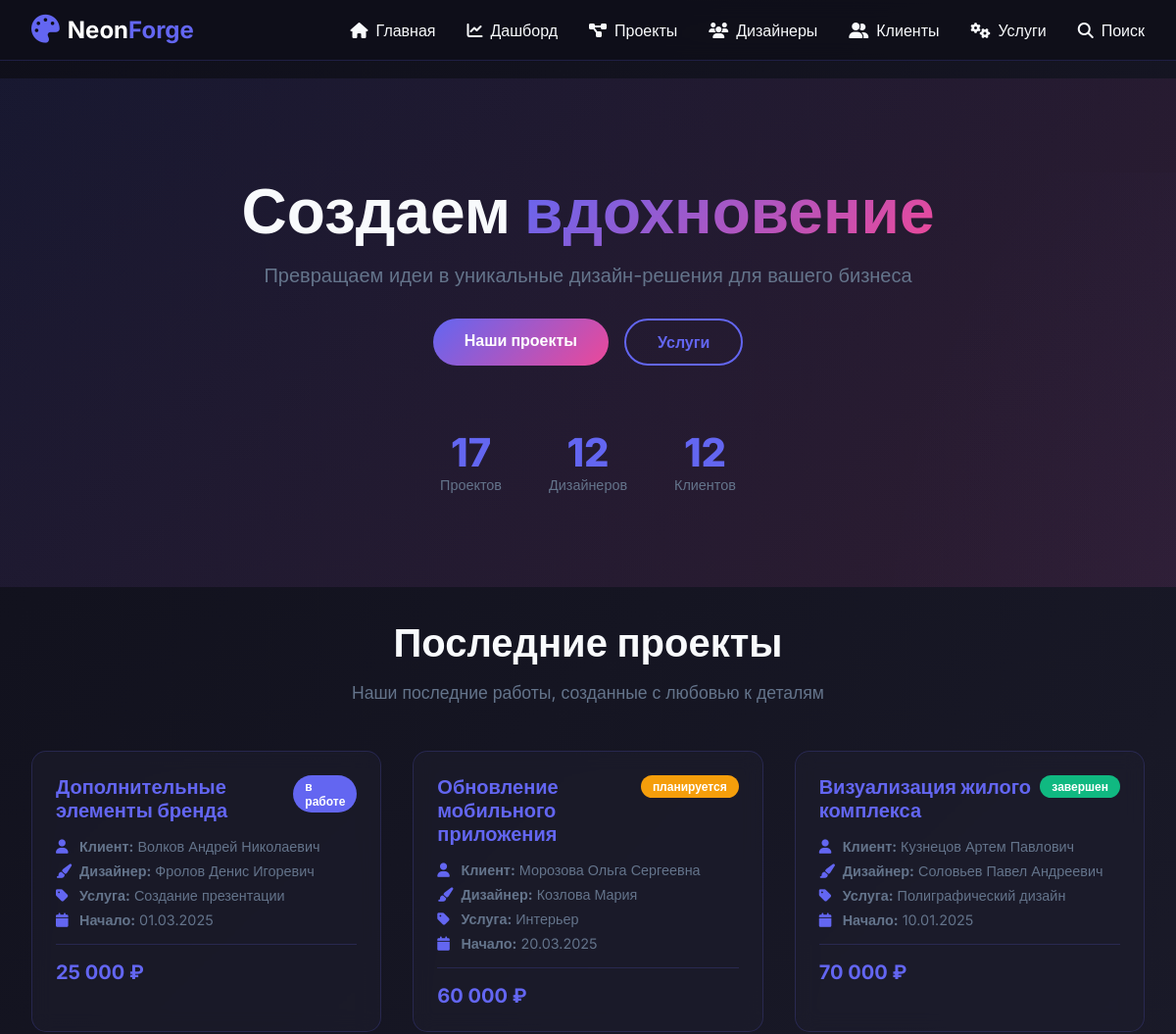
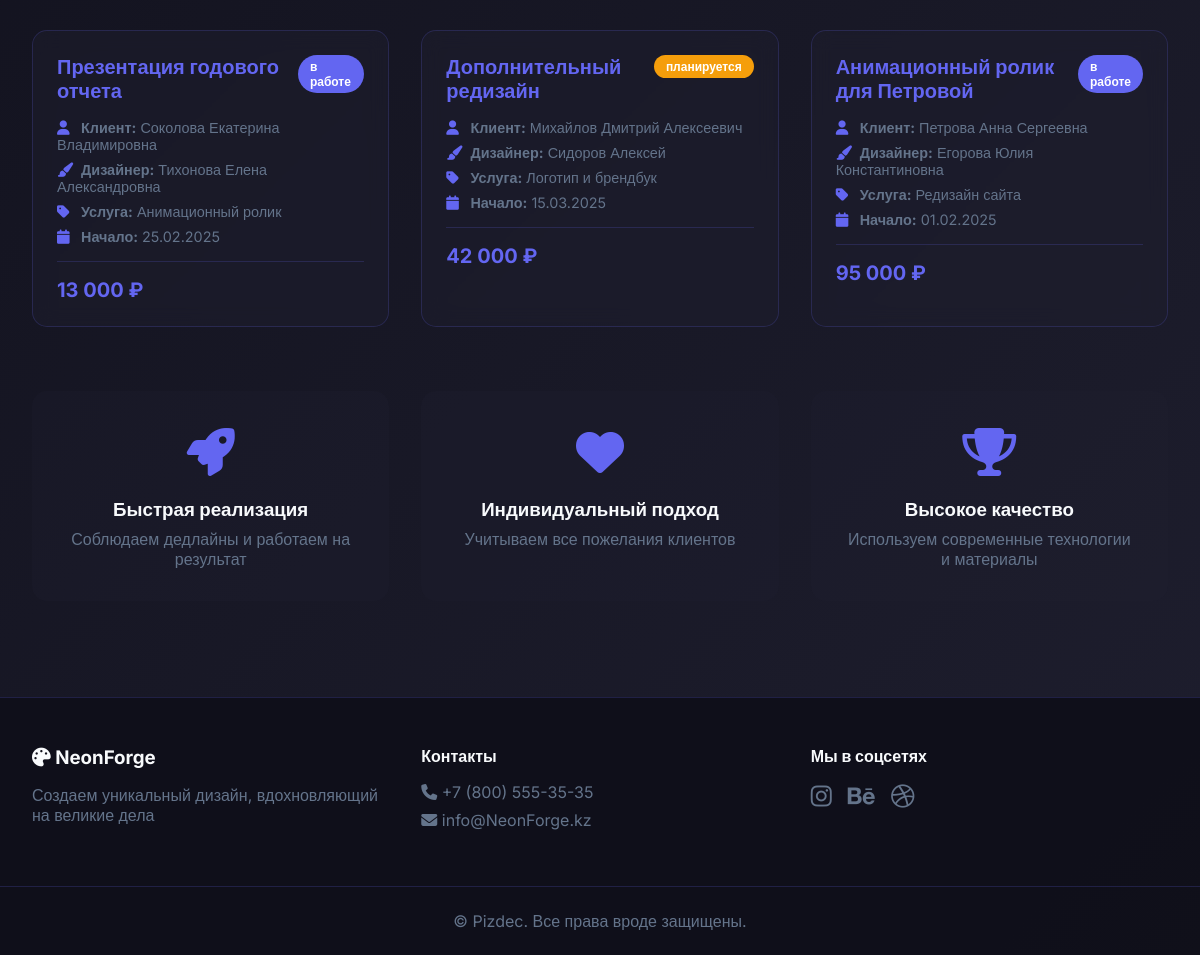
The page / on the database its author committed (2 pictures, top to bottom).
### index.php (the view, shortened to what this page needs)
<?php
require_once 'config/database.php';
require_once 'includes/functions.php';
include 'includes/header.php';
?>
<div class="hero">
    <div class="hero-content">
        <h1 class="hero-title animate-title">Создаем <span class="gradient-text">вдохновение</span></h1>
        <p class="hero-subtitle animate-fade">Превращаем идеи в уникальные дизайн-решения для вашего бизнеса</p>
        <div class="hero-buttons animate-up">
            <a href="pages/projects.php" class="btn btn-primary">Наши проекты</a>
            <a href="pages/services.php" class="btn btn-outline">Услуги</a>
        </div>
    </div>
    <div class="hero-stats">
        <div class="stat-card animate-up-delay">
            <div class="stat-number">17</div>
            <div class="stat-label">Проектов</div>
        </div>
        <div class="stat-card animate-up-delay-2">
            <div class="stat-number">12</div>
            <div class="stat-label">Дизайнеров</div>
        </div>
        <div class="stat-card animate-up-delay-3">
            <div class="stat-number">12</div>
            <div class="stat-label">Клиентов</div>
        </div>
    </div>
</div>
<div class="container">
    <div class="section-header">
        <h2 class="section-title">Последние проекты</h2>
        <p class="section-subtitle">Наши последние работы, созданные с любовью к деталям</p>
    </div>
    <div class="projects-grid">
        <?php
        $stmt = $pdo->query("
            SELECT п.*, к.ФИО as клиент, д.ФИО as дизайнер, у.Название as услуга
            FROM проекты п
            JOIN клиенты к ON п.ID_Клиента = к.ID_Клиента
            JOIN дизайнеры д ON п.ID_Дизайнера = д.ID_Дизайнера
            JOIN услуги у ON п.ID_Услуги = у.ID_Услуги
            ORDER BY п.ID_Проекта DESC LIMIT 6
        ");
        while ($project = $stmt->fetch(PDO::FETCH_ASSOC)) {
            ?>
            <div class="project-card">
                <div class="project-card-header">
                    <h3><?php echo htmlspecialchars($project['Название']); ?></h3>
                    <?php echo getStatusBadge($project['Статус']); ?>
                </div>
                <div class="project-card-body">
                    <p><i class="fas fa-user"></i> <strong>Клиент:</strong> <?php echo htmlspecialchars($project['клиент']); ?></p>
                    <p><i class="fas fa-paint-brush"></i> <strong>Дизайнер:</strong> <?php echo htmlspecialchars($project['дизайнер']); ?></p>
                    <p><i class="fas fa-tag"></i> <strong>Услуга:</strong> <?php echo htmlspecialchars($project['услуга']); ?></p>
                    <p><i class="fas fa-calendar"></i> <strong>Начало:</strong> <?php echo date('d.m.Y', strtotime($project['Дата_начала'])); ?></p>
                </div>
                <div class="project-card-footer">
                    <span class="price"><?php echo formatPrice($project['Стоимость']); ?></span>
                </div>
            </div>
            <?php
        }
        ?>
    </div>
    <div class="features">
        <div class="feature">
            <div class="feature-icon">
                <i class="fas fa-rocket"></i>
            </div>
            <h3>Быстрая реализация</h3>
            <p>Соблюдаем дедлайны и работаем на результат</p>
        </div>
        <div class="feature">
            <div class="feature-icon">
                <i class="fas fa-heart"></i>
            </div>
            <h3>Индивидуальный подход</h3>
            <p>Учитываем все пожелания клиентов</p>
        </div>
        <div class="feature">
            <div class="feature-icon">
                <i class="fas fa-trophy"></i>
            </div>
            <h3>Высокое качество</h3>
            <p>Используем современные технологии и материалы</p>
        </div>
    </div>
</div>
<?php include 'includes/footer.php'; ?>

### includes/header.php (shortened to what this page needs)
<!DOCTYPE html>
<html lang="ru">
<head>
    <link rel="stylesheet" href="https://cdnjs.cloudflare.com/ajax/libs/font-awesome/6.4.0/css/all.min.css">
    <link rel="stylesheet" href="/desing_studio/assets/css/style.css">
</head>
<body>
    <nav class="navbar">
        <div class="nav-container">
            <a href="/desing_studio/index.php" class="logo">
                <i class="fas fa-palette"></i>
                <span>Neon<span class="logo-accent">Forge</span></span>
            </a>
            <ul class="nav-menu" id="navMenu">
                <li><a href="/desing_studio/index.php" class="nav-link"><i class="fas fa-home"></i> Главная</a></li>
                <li><a href="/desing_studio/pages/dashboard.php" class="nav-link"><i class="fas fa-chart-line"></i> Дашборд</a></li>
                <li><a href="/desing_studio/pages/projects.php" class="nav-link"><i class="fas fa-project-diagram"></i> Проекты</a></li>
                <li><a href="/desing_studio/pages/designers.php" class="nav-link"><i class="fas fa-users"></i> Дизайнеры</a></li>
                <li><a href="/desing_studio/pages/clients.php" class="nav-link"><i class="fas fa-user-friends"></i> Клиенты</a></li>
                <li><a href="/desing_studio/pages/services.php" class="nav-link"><i class="fas fa-cogs"></i> Услуги</a></li>
                <li><a href="/desing_studio/search.php" class="nav-link"><i class="fas fa-search"></i> Поиск</a></li>
            </ul>
        </div>
    </nav>
    <main class="main-content">

### includes/functions.php (shortened to what this page needs)
<?php
function formatPrice($price) {
    return number_format($price, 0, '', ' ') . ' ₽';
}
function getStatusBadge($status) {
    $badges = [
        'активен' => 'badge-success',
        'закрыт' => 'badge-secondary',
        'в работе' => 'badge-primary',
        'завершен' => 'badge-success',
        'планируется' => 'badge-warning'
    ];
    $class = isset($badges[$status]) ? $badges[$status] : 'badge-info';
    return "<span class='badge $class'>$status</span>";
}
?>

### includes/footer.php (shortened to what this page needs)
    </main>
    <footer class="footer">
        <div class="footer-content">
            <div class="footer-section">
                <h3><i class="fas fa-palette"></i> NeonForge</h3>
                <p>Создаем уникальный дизайн, вдохновляющий на великие дела</p>
            </div>
            <div class="footer-section">
                <h4>Контакты</h4>
                <p><i class="fas fa-phone"></i> +7 (800) 555-35-35</p>
                <p><i class="fas fa-envelope"></i> info@NeonForge.kz</p>
            </div>
            <div class="footer-section">
                <h4>Мы в соцсетях</h4>
                <div class="social-links">
                    <a href="#"><i class="fab fa-instagram"></i></a>
                    <a href="#"><i class="fab fa-behance"></i></a>
                    <a href="#"><i class="fab fa-dribbble"></i></a>
                </div>
            </div>
        </div>
        <div class="footer-bottom">
            <p>&copy; Pizdec. Все права вроде защищены.</p>
        </div>
    </footer>
</body>
</html>

### rows shown on the page
проекты: Название "Дополнительные элементы бренда", Статус "в работе", ID_Клиента.ФИО "Волков Андрей Николаевич", ID_Дизайнера.ФИО "Фролов Денис Игоревич", ID_Услуги.Название "Создание презентации", Дата_начала "01.03.2025", Стоимость "25 000 ₽"
проекты: Название "Обновление мобильного приложения", Статус "планируется", ID_Клиента.ФИО "Морозова Ольга Сергеевна", ID_Дизайнера.ФИО "Козлова Мария", ID_Услуги.Название "Интерьер", Дата_начала "20.03.2025", Стоимость "60 000 ₽"
проекты: Название "Визуализация жилого комплекса", Статус "завершен", ID_Клиента.ФИО "Кузнецов Артем Павлович", ID_Дизайнера.ФИО "Соловьев Павел Андреевич", ID_Услуги.Название "Полиграфический дизайн", Дата_начала "10.01.2025", Стоимость "70 000 ₽"
проекты: Название "Презентация годового отчета", Статус "в работе", ID_Клиента.ФИО "Соколова Екатерина Владимировна", ID_Дизайнера.ФИО "Тихонова Елена Александровна", ID_Услуги.Название "Анимационный ролик", Дата_начала "25.02.2025", Стоимость "13 000 ₽"
проекты: Название "Дополнительный редизайн", Статус "планируется", ID_Клиента.ФИО "Михайлов Дмитрий Алексеевич", ID_Дизайнера.ФИО "Сидоров Алексей", ID_Услуги.Название "Логотип и брендбук", Дата_начала "15.03.2025", Стоимость "42 000 ₽"
проекты: Название "Анимационный ролик для Петровой", Статус "в работе", ID_Клиента.ФИО "Петрова Анна Сергеевна", ID_Дизайнера.ФИО "Егорова Юлия Константиновна", ID_Услуги.Название "Редизайн сайта", Дата_начала "01.02.2025", Стоимость "95 000 ₽"
